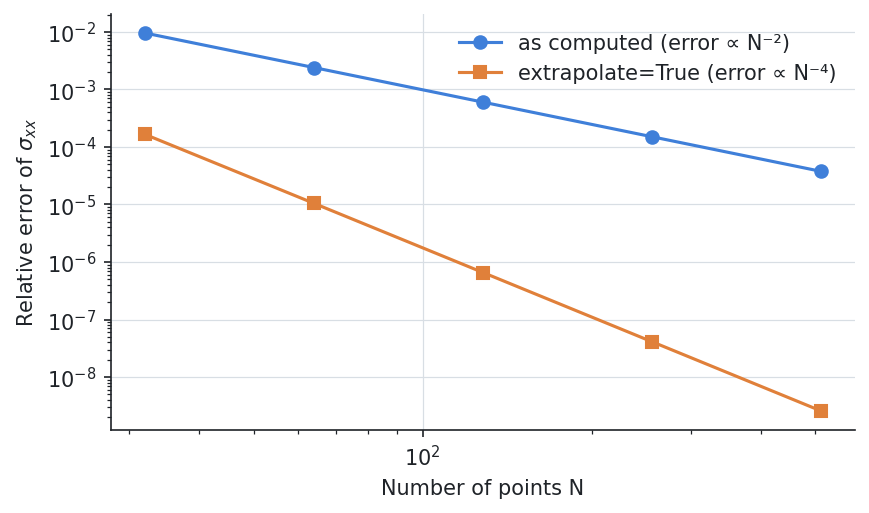

Source code (Python):
from _data import d, field_per_omega_c_tau, k_F, mass, tau

# --8<-- [start:example]
import numpy as np
from quantalyze.beta import boltzmann as bz
from quantalyze.core.constants import ELEMENTARY_CHARGE

n = k_F**2 / (2 * np.pi * d)  # carrier density of the circle (spin-degenerate)
exact = n * ELEMENTARY_CHARGE**2 * tau / mass / 2  # Drude σ_xx at ω_cτ = 1

sizes = [32, 64, 128, 256, 512]
plain, extrapolated = [], []
for size in sizes:
    circle = bz.generators.circle(size, k_fermi=k_F, mass=mass, tau=tau)
    for errors, extrapolate in ((plain, False), (extrapolated, True)):
        sigma = bz.conductivity(circle, field_per_omega_c_tau, layer_spacing=d, extrapolate=extrapolate)
        errors.append(abs(sigma.sigma_xx.iloc[0] / exact - 1))
    print(f"N = {size:3d}: error {plain[-1]:.1e} as computed, {extrapolated[-1]:.1e} extrapolated")
# --8<-- [end:example]

import matplotlib.pyplot as plt

fig, ax = plt.subplots()
ax.loglog(sizes, plain, "o-", label="as computed (error ∝ N⁻²)")
ax.loglog(sizes, extrapolated, "s-", label="extrapolate=True (error ∝ N⁻⁴)")
ax.set(xlabel="Number of points N", ylabel=r"Relative error of $\sigma_{xx}$")
ax.legend()
